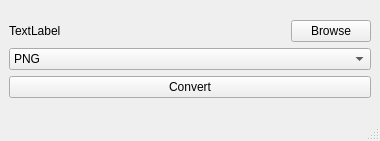
<?xml version="1.0" encoding="UTF-8"?>
<ui version="4.0">
 <class>MainWindow</class>
 <widget class="QMainWindow" name="MainWindow">
  <property name="geometry">
   <rect>
    <x>0</x>
    <y>0</y>
    <width>380</width>
    <height>141</height>
   </rect>
  </property>
  <property name="windowTitle">
   <string>MainWindow</string>
  </property>
  <widget class="QWidget" name="centralwidget">
   <layout class="QVBoxLayout" name="verticalLayout_2">
    <item>
     <layout class="QVBoxLayout" name="verticalLayout">
      <property name="topMargin">
       <number>0</number>
      </property>
      <item>
       <layout class="QHBoxLayout" name="horizontalLayout">
        <item>
         <widget class="QLabel" name="label">
          <property name="text">
           <string>TextLabel</string>
          </property>
         </widget>
        </item>
        <item>
         <widget class="QPushButton" name="pushButton">
          <property name="sizePolicy">
           <sizepolicy hsizetype="Fixed" vsizetype="Fixed">
            <horstretch>0</horstretch>
            <verstretch>0</verstretch>
           </sizepolicy>
          </property>
          <property name="text">
           <string>Browse</string>
          </property>
         </widget>
        </item>
       </layout>
      </item>
      <item>
       <widget class="QComboBox" name="comboBox">
        <item>
         <property name="text">
          <string>PNG</string>
         </property>
        </item>
        <item>
         <property name="text">
          <string>JPEG</string>
         </property>
        </item>
        <item>
         <property name="text">
          <string>BMP</string>
         </property>
        </item>
       </widget>
      </item>
      <item>
       <widget class="QPushButton" name="pushButton_2">
        <property name="text">
         <string>Convert</string>
        </property>
       </widget>
      </item>
     </layout>
    </item>
   </layout>
  </widget>
  <widget class="QMenuBar" name="menubar">
   <property name="geometry">
    <rect>
     <x>0</x>
     <y>0</y>
     <width>380</width>
     <height>21</height>
    </rect>
   </property>
  </widget>
  <widget class="QStatusBar" name="statusbar"/>
 </widget>
 <resources/>
 <connections/>
</ui>
